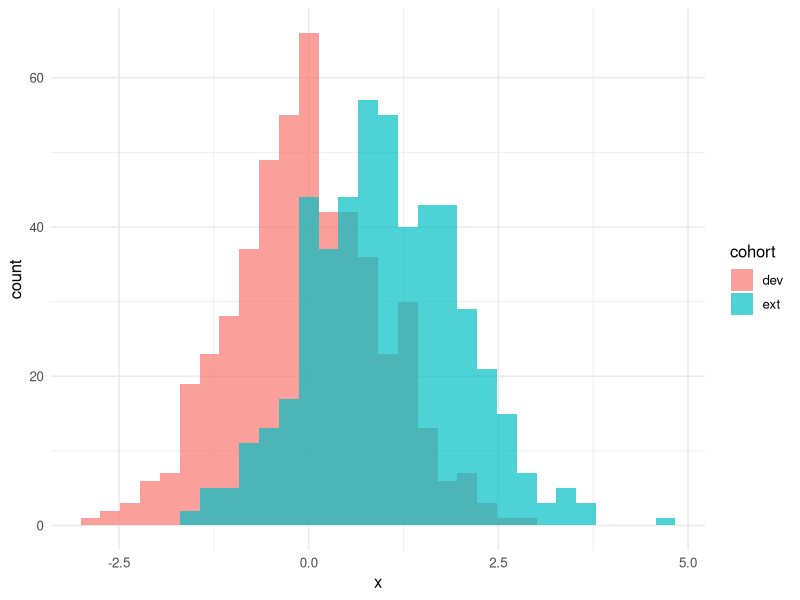
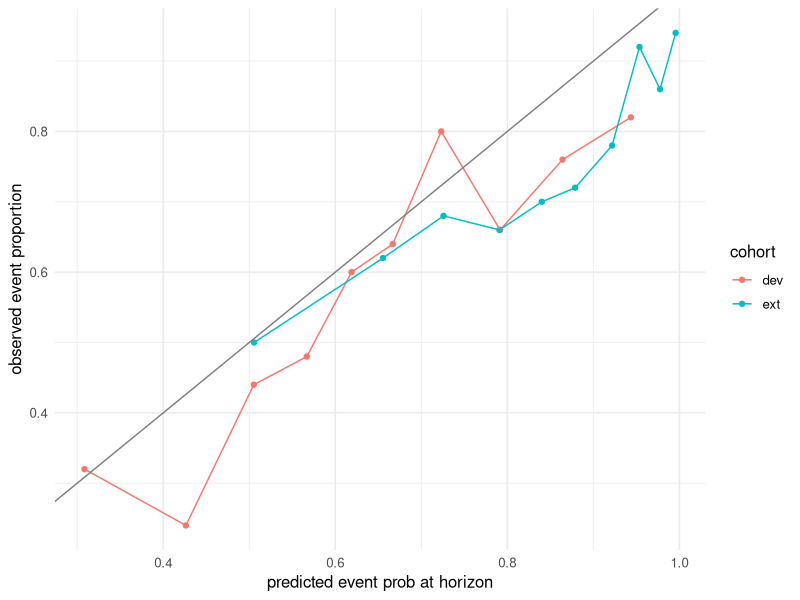

Generate these figures, in order, with R:
## ---- chunk 1
#| label: setup
library(tidyverse)
library(survival)
library(pROC)
set.seed(42)
theme_set(theme_minimal(base_size = 12))
## ---- chunk 2
make_cohort <- function(n, mu_x = 0, beta = 0.6) {
  x <- rnorm(n, mu_x)
  lp <- beta * x
  t <- rexp(n, rate = exp(lp - 1))
  c <- rexp(n, rate = 0.1)
  time <- pmin(t, c)
  event <- as.integer(t <= c)
  tibble(x = x, time = time, event = event)
}
dev  <- make_cohort(500, mu_x = 0)
ext  <- make_cohort(500, mu_x = 1.0)   # distribution shift
bind_rows(dev |> mutate(cohort = "dev"),
          ext |> mutate(cohort = "ext")) |>
  ggplot(aes(x, fill = cohort)) +
  geom_histogram(bins = 30, alpha = 0.7, position = "identity")
## ---- chunk 3
fit <- coxph(Surv(time, event) ~ x, data = dev)
horizon <- 3

predict_surv <- function(fit, newdata, t) {
  bh <- basehaz(fit, centered = FALSE)
  H0 <- approx(bh$time, bh$hazard, xout = t, rule = 2)$y
  lp <- predict(fit, newdata = newdata, type = "lp")
  exp(-H0 * exp(lp))
}

s_dev <- predict_surv(fit, dev, horizon)
s_ext <- predict_surv(fit, ext, horizon)

# Observed indicator (for simple Brier w/out censoring at horizon)
obs_dev <- dev$event == 1 & dev$time <= horizon
obs_ext <- ext$event == 1 & ext$time <= horizon

brier <- function(p_event, obs) mean((p_event - obs)^2)
brier_null <- function(obs) mean((mean(obs) - obs)^2)
b_dev <- brier(1 - s_dev, obs_dev); b0_dev <- brier_null(obs_dev)
b_ext <- brier(1 - s_ext, obs_ext); b0_ext <- brier_null(obs_ext)
ipa_dev <- 1 - b_dev / b0_dev
ipa_ext <- 1 - b_ext / b0_ext

auc_dev <- as.numeric(auc(roc(obs_dev, 1 - s_dev, quiet = TRUE)))
auc_ext <- as.numeric(auc(roc(obs_ext, 1 - s_ext, quiet = TRUE)))

tibble(cohort = c("dev", "ext"),
       auc = c(auc_dev, auc_ext),
       brier = c(b_dev, b_ext),
       ipa  = c(ipa_dev, ipa_ext))
## ---- chunk 4
mk_cal <- function(p, y, lab) {
  tibble(p = p, y = y, cohort = lab) |>
    mutate(bin = cut(p, quantile(p, seq(0, 1, by = 0.1)),
                     include.lowest = TRUE)) |>
    group_by(cohort, bin) |>
    summarise(mean_pred = mean(p), obs = mean(y), .groups = "drop")
}
bind_rows(mk_cal(1 - s_dev, obs_dev, "dev"),
          mk_cal(1 - s_ext, obs_ext, "ext")) |>
  ggplot(aes(mean_pred, obs, colour = cohort)) +
  geom_point() + geom_line() +
  geom_abline(slope = 1, intercept = 0, colour = "grey50") +
  labs(x = "predicted event prob at horizon",
       y = "observed event proportion")
## ---- chunk 5
sessionInfo()
